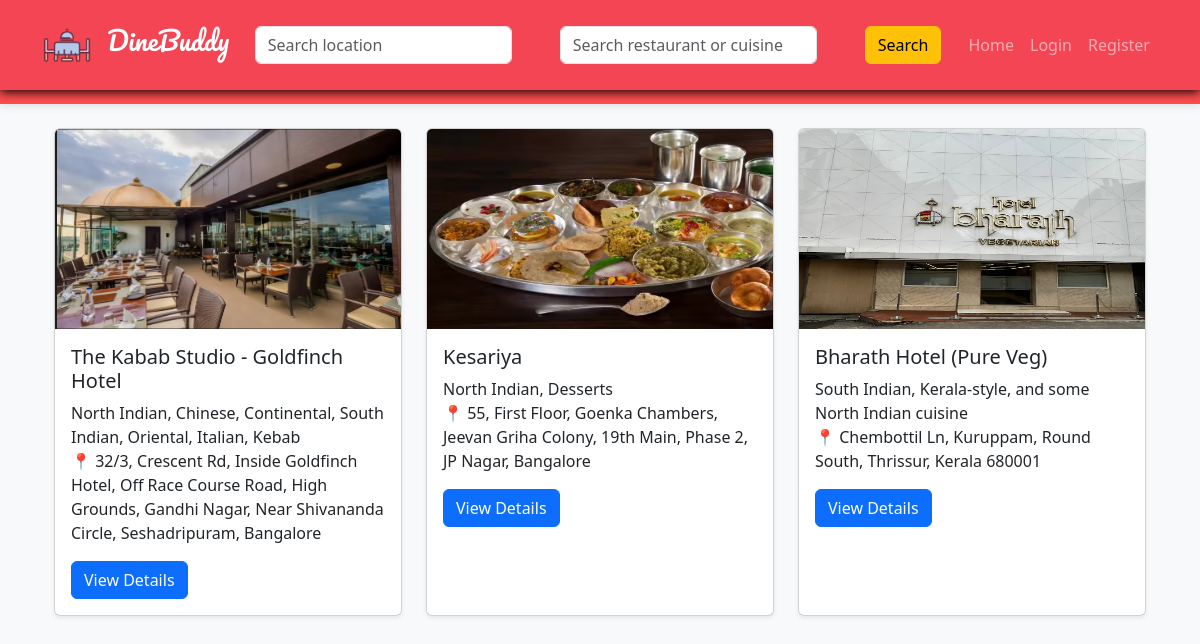
Screenshot of /restaurant/home/ with the database file from the repository.
### restaurant_app/models.py (models this page shows, shortened)
class Restaurant(models.Model):
    owner = models.ForeignKey(User,on_delete=models.CASCADE)
    name = models.CharField(max_length=200)
    location = models.CharField(max_length=200)
    cuisine = models.CharField(max_length=200)
    image = models.ImageField(upload_to='restaurant_images/')
    description = models.TextField()
    opening_time = models.TimeField()
    closing_time = models.TimeField()
    slot_duration = models.IntegerField(default=15)

### restaurant_app/views.py (the view)
# urls.py: 2. Add a URL to urlpatterns:  path('', views.home, name='home')
def home(request):
    restaurants = Restaurant.objects.all()
    return render(request,'home.html',{'restaurants':restaurants})

### templates/home.html
{% extends 'base.html' %}
{% block content %}
<div class="container mt-4">
    <div class="row">
        {% for restaurant in restaurants %}
        <div class="col-md-4 mb-4">
            <div class="card h-100 shadow-sm">
                <img src="{{ restaurant.image.url }}" class="card-img-top" height="200">
                <div class="card-body">
                    <h5 class="card-title">{{ restaurant.name }}</h5>
                    <p class="card-text">
                        {{ restaurant.cuisine }} <br>
                        📍 {{ restaurant.location }}
                    </p>
                    <a href="{% url 'restaurant_detail' restaurant.id %}"
                    class="btn btn-primary">
                    View Details
                    </a>
                </div>
            </div>
        </div>
        {% endfor %}
    </div>
</div>
{% endblock %}

### static/css/style.css (style rules this page uses)
body { padding-top: 80px; background-color: #f8f9fa; }

### static/css/base.css (style rules this page uses)
body { padding-top: 80px; }

### rows the page displays
Restaurant: image (picture), name "The Kabab Studio - Goldfinch Hotel", cuisine "North Indian, Chinese, Continental, South Indian, Oriental, Italian, Kebab", location "32/3, Crescent Rd, Inside Goldfinch Hotel, Off Race Course Road, High Grounds, Gandhi Nagar, Near Shivananda Circle, Seshadripuram, Bangalore"
Restaurant: image (picture), name "Kesariya", cuisine "North Indian, Desserts", location "55, First Floor, Goenka Chambers, Jeevan Griha Colony, 19th Main, Phase 2, JP Nagar, Bangalore"
Restaurant: image (picture), name "Bharath Hotel (Pure Veg)", cuisine "South Indian, Kerala-style, and some North Indian cuisine", location "Chembottil Ln, Kuruppam, Round South, Thrissur, Kerala 680001"
